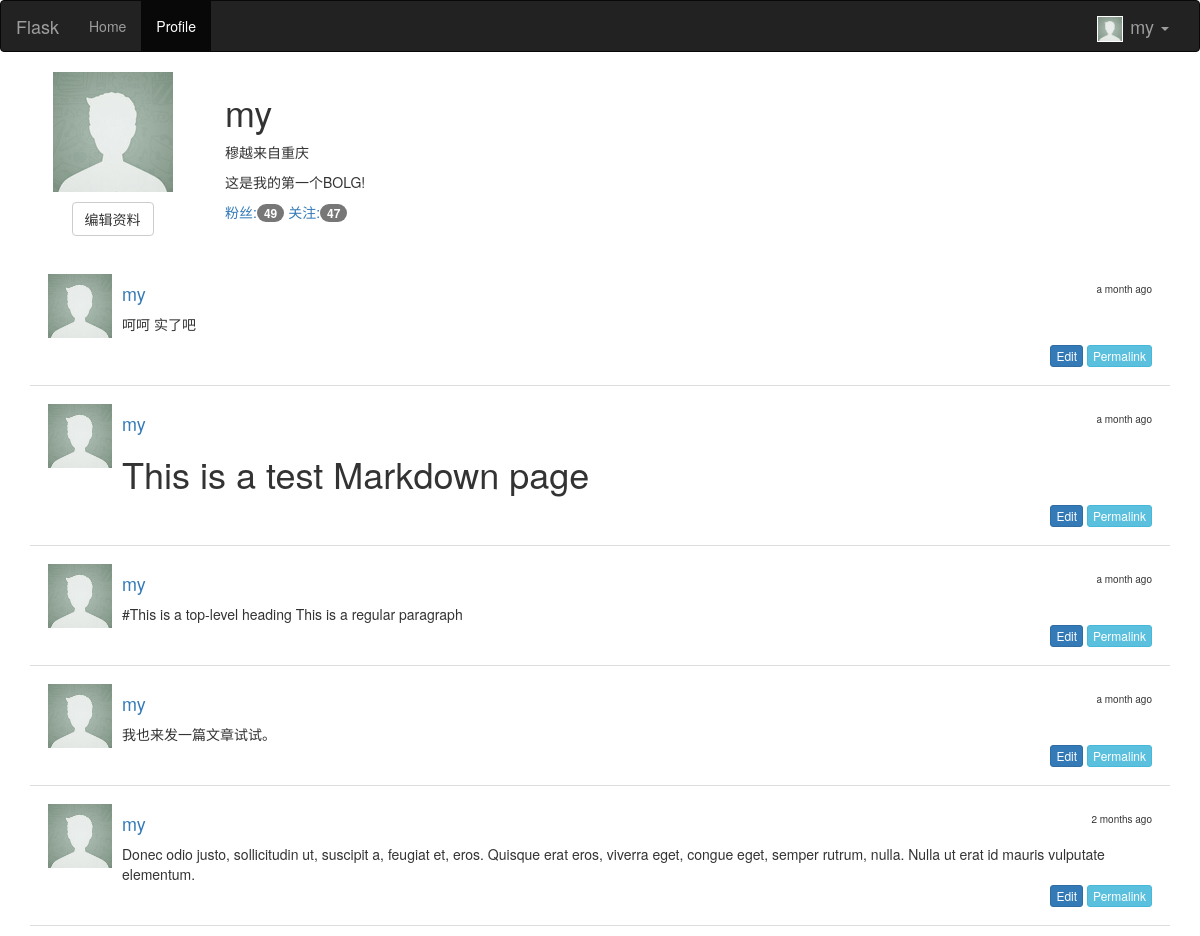
The page /user/my (signed in) on the database its author committed.
### app/models.py (models this page shows, shortened)
class User(UserMixin,db.Model):
	__tablename__ = 'users'
	id = db.Column(db.Integer, primary_key = True)
	email = db.Column(db.String(64),unique = True, index=True)
	username = db.Column(db.String(64),unique = True,index = True)
	password_hash = db.Column(db.String(128))
	role_id = db.Column(db.Integer, db.ForeignKey('roles.id'))
	name =db.Column(db.String(64))
	location = db.Column(db.String(64))
	about_me = db.Column(db.Text())
	member_since = db.Column(db.DateTime(),default=datetime.utcnow)
	last_seen = db.Column(db.DateTime(),default = datetime.utcnow)
	comments = db.relationship('Comment',backref='author',lazy='dynamic')
	posts = db.relationship('Post',backref='author',lazy='dynamic')
	followed = db.relationship('Follow',foreign_keys=[Follow.follower_id],
		backref=db.backref('follower',lazy='joined'),lazy='dynamic')
	followers = db.relationship('Follow',foreign_keys=[Follow.followed_id],
		backref=db.backref('followed',lazy='joined'),lazy='dynamic')
	@property
	def password(self):
	    raise AttributeError('password is not a redable attribute')
	def can(self,permissions):
		return self.role is not None and (self.role.permissions & permissions)==permissions
	def is_administrator(self):
		return self.can(Permission.ADMINISTER)
	def ping(self):
		self.last_seen = datetime.utcnow()
		db.session.add(self)
	def gravatar(self,size='l'):
		if size == 's':
			return url_for('static',filename='img/def-head.jpg')
		else:
			return url_for('static',filename='img/def-head.jpg')

class Post(db.Model):
	__tablename__ = 'posts'
	id = db.Column(db.Integer,primary_key=True)
	body = db.Column(db.Text())
	timestamp = db.Column(db.DateTime(),default=datetime.utcnow,index=True)
	author_id=db.Column(db.Integer,db.ForeignKey('users.id'))
	body_html=db.Column(db.Text())
	comments = db.relationship('Comment',backref='post',lazy='dynamic')

### app/main/views.py (the view)
@main.route('/user/<username>')
@login_required
def user(username):
	user = User.query.filter_by(username=username).first()
	if user is None:
		abort(404)
	posts = user.posts.order_by(Post.timestamp.desc()).all()
	return render_template('user.html',user = user,posts=posts)

### app/auth/views.py (called while the page is built)
@auth.before_app_request
def before_request():
	if current_user.is_authenticated():
		current_user.ping()

### app/main/__init__.py (called while the page is built)
@main.app_context_processor
def inject_permissions():
	return dict(Permission = Permission)

### app/models.py (called while the page is built)
@login_manager.user_loader
def load_user(user_id):
	return User.query.get(int(user_id))

### app/templates/user.html (shortened to what this page needs)
{% extends "base.html" %}
{% block style %}
<link href="{{url_for('static',filename='css/mycss.css')}}" rel="stylesheet">
{% endblock %}
{% block body %}
<div class="container">
    <div class="row" style="padding-bottom:10px">
      <div class="col-md-2">
        <p class="text-center"><img src="{{user.gravatar()}}"></p>
        {% if user== current_user %}
        <p class="text-center"><a href="{{url_for('.edit_profile')}}" class="btn btn-default">编辑资料</a></p>
        {% endif %}
      </div>
      <div class="col-md-10">
        <h1>
          {{user.username}}
        </h1>
        {% if user.name and user.location %}
        <p>{{user.name}}来自{{user.location }}</p>
        {% endif %}
        {% if user.about_me %}<p>{{user.about_me}}</p>{% endif %}
        <div>
          <a href="{{url_for('.follows',username=user.username)}}">粉丝:<span class="badge">{{user.followers.count()}}</span></a>
          <a href="{{url_for('.followed',username=user.username)}}">关注:<span class="badge">{{user.followed.count()}}</span></a>
        </div>
      </div>
    </div>
  {% include '_posts.html' %}
</div>
{% endblock %}

### app/templates/base.html (shortened to what this page needs)
<!DOCTYPE html>
<html lang="zh-cn">
  <head>
    <link href="{{url_for('static',filename='css/bootstrap.min.css')}}" rel="stylesheet">
 	{% block style %}{% endblock %}
  </head>
  <body>
    <nav class="navbar navbar-inverse">
	  <div class="container-fluid">
	    <div class="navbar-header">
	      <a class="navbar-brand" href="#">Flask</a>
	    </div>
	    <div class="collapse navbar-collapse" id="navbar-collapse-1">
	      <ul class="nav navbar-nav" id="navbar-link">
	        <li><a href="{{url_for('main.index',_external=True)}}">Home</a></li>
	        {% if current_user.is_authenticated() %}
	        <li><a href="{{ url_for('main.user',username=current_user.username )}}">Profile</a></li>
	        {% endif %}
	      </ul>
	     <ul class="nav navbar-nav navbar-right ">
	     	{% if current_user.is_authenticated() %}
	     	<li class="dropdown">
	     	<a href="{{ url_for('main.user',username=current_user.username )}}" data-target="{{ url_for('main.user',username=current_user.username )}}" class="dropdown-toggle navbar-brand" data-toggle="dropdown" role="button" aria-expanded="false">
	     	<span><img id="userhead-img" src="{{current_user.gravatar('s')}}"></span>
	     	{{current_user.username}}
	     	<span class="caret"></span></a>
	     	</li>
	        {% else %}
	        <li><a href="{{url_for('auth.login')}}">Sign In</a></li>
	        {% endif %}
	     </ul>
	    </div>
	  </div>
	</nav>
	{% block body %} {% endblock %}
  </body>
</html>

### app/templates/_posts.html
	<ul class="media-list">
	{% for post in posts %}
  		<li class="media">
    		<div class="media-left">
      			<a href="{{url_for('.user',username=post.author.username)}}">
        		<img class="media-object" src="{{post.author.gravatar()}}" >
      			</a>
    		</div>
    		<div class="media-body">
    			<p class="media-heading">
      				<h4>
      				<a href="{{url_for('.user',username=post.author.username)}}">{{post.author.username}}</a>
      				<span class="pull-right" style="font-size:10px">{{ moment(post.timestamp).fromNow() }}</span>
      				</h4>
      		</p>
          {% if post.body_html %}
          {{post.body_html|safe}}
          {%else%}
     			{{post.body}}
          {% endif %}
          <div class="text-right">
            {%if current_user==post.author %}
              <a href="{{url_for('.edit',id=post.id)}}"class="btn btn-primary btn-xs">Edit</a>
            {%endif%}
            <a href="{{url_for('.post',id=post.id )}}" class="btn btn-info btn-xs">Permalink</a>
          </div>
    		</div>
  		</li>
  	{% endfor %}
	</ul>

### app/static/css/mycss.css (style rules this page uses)
.media-left img { width: 64px;height: 64px; }
.media { margin: 0px; padding: 18px; border-bottom: solid 1px #dddddd; }

### app/templates/base.html (style rules this page uses)
#userhead-img { width: 26px; height: 26px; margin-right: 2px; border: solid 1px #ffffff; }

### rows shown on the page
User: username "my", name "穆越", location "重庆", about_me "这是我的第一个BOLG!"
Post: author.username "my", timestamp "a month ago", body_html "呵呵 实了吧"
Post: author.username "my", timestamp "a month ago", body_html "This is a test Markdown page"
Post: author.username "my", timestamp "a month ago", body "#This is a top-level heading This is a regular paragraph"
Post: author.username "my", timestamp "a month ago", body "我也来发一篇文章试试。"
Post: author.username "my", timestamp "2 months ago", body "Donec odio justo, sollicitudin ut, suscipit a, feugiat et, eros. Quisque erat eros, viverra eget, congue eget, semper rutrum, nulla. Nulla ut erat id mauris vulputate elementum."

### other values the page prints
{{ user.followers.count() }} "49"
{{ user.followed.count() }} "47"
